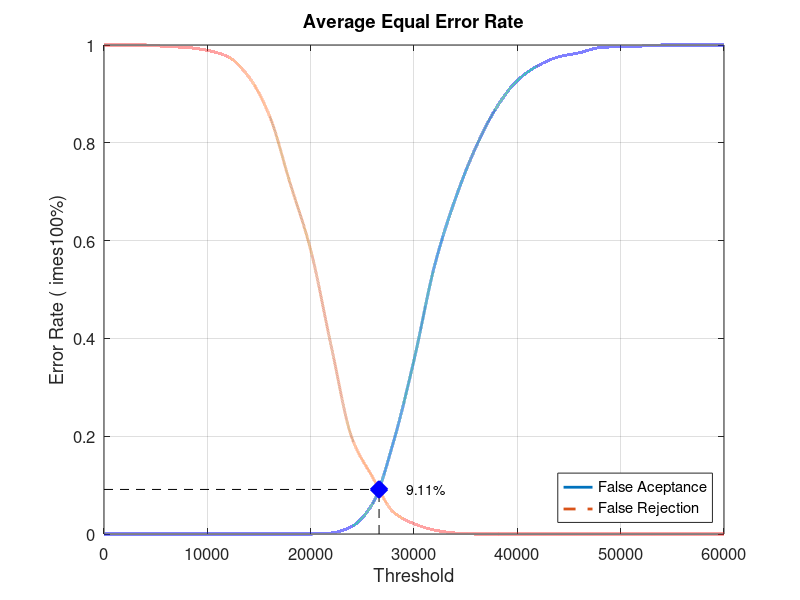
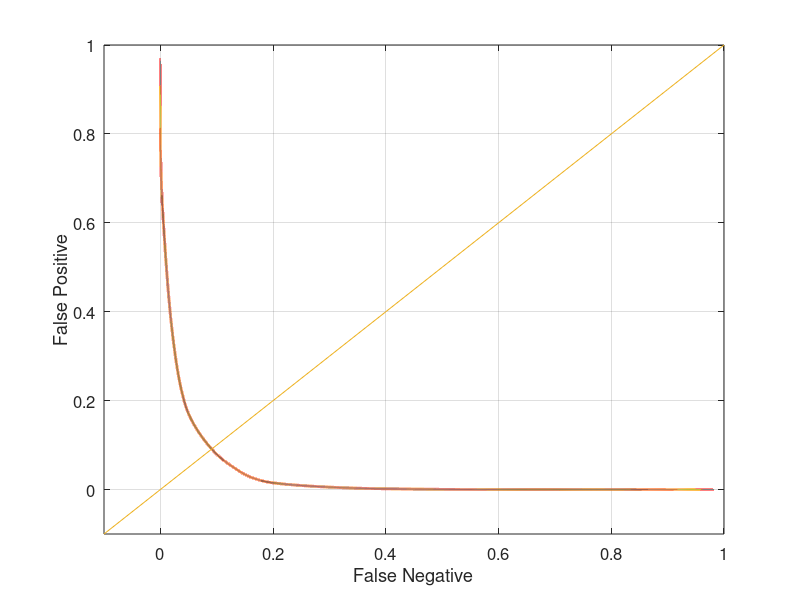

Write the MATLAB code that produced these figures, in order.
close all;
clear;
clc;
x = 0:2000:60000;
xq = 0:0.5:60000;

y0 = [0 0 0 0 0 0 0 0 0 0 0 0.00210526 0.0157895 0.0621053 0.187368 0.355789 0.549474 0.685263 0.791579 0.872632 0.927368 0.957895 0.975789 0.98421 0.994737 0.996842 0.997895 1 1 1 1]
yy0 = interp1(x, y0, xq, 'pchip');
y1 = [1 1 1 0.997 0.995 0.989 0.976 0.935 0.856 0.718 0.581 0.383 0.196 0.116 0.045 0.021 0.008 0.002 0 0 0 0 0 0 0 0 0 0 0 0 0]
yy1 = interp1(x, y1, xq, 'pchip');

% Calculating EER: 
y2 = abs(y0 - y1);
find(y2 == min(y2))
yy2 = abs(yy0 - yy1);
xEER = find(yy2 == min(yy2));
xEERIndex = xq(xEER) % X-axis EER
yEER = yy0(xEER) % Y-axis EER

main = figure
plot(xq, yy0,'-','LineWidth', 2);	hold on
plot(xq, yy1,'--','LineWidth', 2);	hold on
plot([xEERIndex xEERIndex], [0 yEER], 'k--');	hold on
plot([0 xEERIndex], [yEER yEER], 'k--');	hold on
plot(xEERIndex, yEER, 'bx', 'LineWidth', 10);	hold on
text(xEERIndex + 10 * xEERIndex / 100, yEER, [num2str(round((10000 * yEER)) / 100) '%'])
legend('False Aceptance', 'False Rejection', 'Location', 'SouthEast')
xlabel('Threshold')
ylabel('Error Rate (	imes100%)')
title('Average Equal Error Rate')
set(gca, 'FontSize', 12)
axis([0 60000 0 1])
grid on

print(main, 'Database1AverageMain', '-dpng');
FNRxFPR = figure('Color', [1 1 1]);
plot(yy1, yy0, '-', yy1, yy0, 'LineWidth', 2);
hold on
y = -0.1:0.1:1
plot(y, y); 
set(gca, 'FontSize', 12)
xlabel('False Negative')
ylabel('False Positive')
axis([-0.1 1 -0.1 1])
set(gca, 'FontSize', 12)
grid on

print(FNRxFPR, 'Database1AverageFNRxFPR','-dpng');
